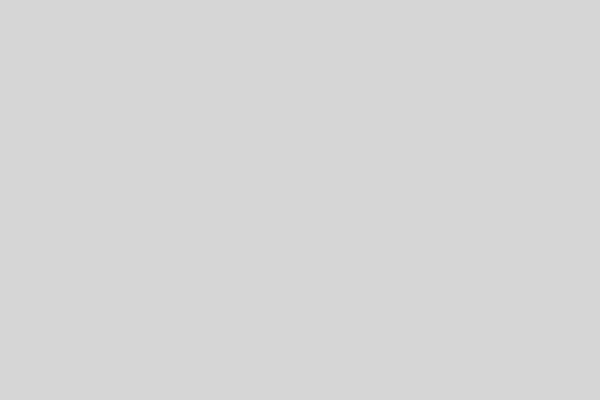
Frame 1 (no input)
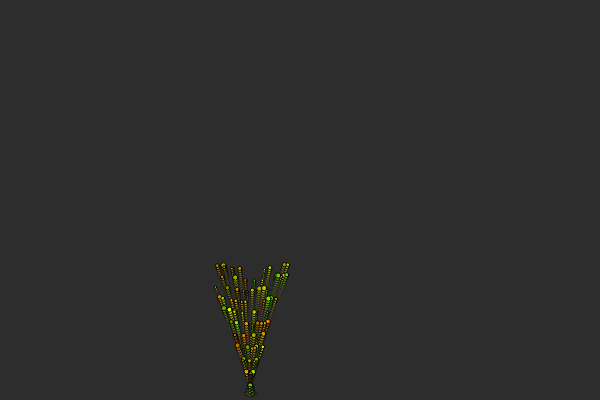
Frame 60 (no input)
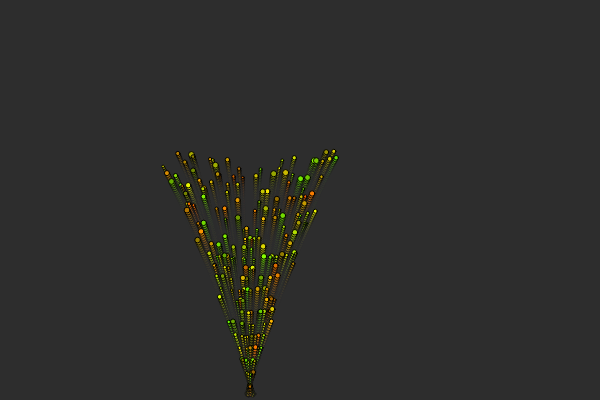
Frame 120 (the mouse pressed at the canvas centre since frame 60)

The p5.js sketch that drew these frames (run headless with seeded random() and noise() and a simulated clock; from frame 60 on, the mouse is pressed at the canvas centre):

// p5.js sketch
// ── sketch.js
var prj = [], tx = 250, ty = 400, an = 50, gravity, fric
function setup() {
	createCanvas(600, 400);
	gravity = createVector(0,.01)
}

function draw(){
	background(50,50);
	//noStroke()
	if(prj.length > 600){
		prj.length = 600
	}
	if(prj.length>0){
		for(var i=0; i< prj.length; i++){
			prj[i].update();
			prj[i].addForce(gravity)
			prj[i].checkEdge(i)
			prj[i].display();				
		}
	}
	if(frameCount%5 === 0){
		mousePressed()
	}
}


function addFriction(i){
	var v = prj[i].vel.mag()
	var d = v*v*(-.05)
	var dr = prj[i].vel.copy()
		dr.normalize()
		dr.mult(d)
		prj[i].addForce(dr)
}

function Projectile(){
	this.sz = random(2, 5)
	this.col = {r: random(100, 255), g: random(100, 255),b: 0}//random(100, 255),a: random(255)}
	this.loc = createVector(tx, ty)
	this.vel = createVector(0,0)
	this.acc = createVector()
	this.angle = an;
	this.angularVel = 0;
	this.angularAcc = 0;
}

Projectile.prototype ={
	display:function(){
		fill(this.col.r, this.col.g, this.col.b)
		//rect(this.loc.x, this.loc.y, 5,5)//this.sz, this.sz)
		ellipse(this.loc.x, this.loc.y, this.sz, this.sz)
	},
	update: function(){
	//	this.vel.limit(20)
		this.vel.add(this.acc)
		this.loc.add(this.vel)
		this.acc.mult(0)
		this.sz *= 1.002
	},
	addForce: function(f){
		var frc = f.copy()
		this.acc.add(frc)
	},
	checkEdge: function(i){		
		if(this.loc.x > width-this.sz){
			this.loc.x = width-this.sz
			this.vel.x *= -.2
			addFriction(i)
		}
		if(this.loc.y < this.sz){
			this.loc.y = this.sz
			this.vel.y *= -.5
			addFriction(i)
		}
		if(this.loc.y > height-this.sz-2){
			this.loc.y = height-this.sz-2
			this.vel.y *= -.5
			addFriction(i)
		}
		
			/*
			for(var j=0; j< prj.length; j++){
			var vel = this.vel.mag()
			if(i!=j){
				var touched = this.sz/2 + prj[j].sz/2;					
				var distance = p5.Vector.dist(this.loc, prj[j].loc)
					if(distance<touched){
						this.vel.x *= -.8
						var thisVel = this.vel.mag(),
							thisMag = thisVel*this.sz
							
						var otherVel = prj[j].vel.mag();						
							otherMag = otherVel*prj[j].sz
							
							thisVel
							
							
						var	TotVel = TotVelVec.mag() - prj[j].vel.mag();
							this.vel.setMag(TotVel*this.sz/(this.sz+prj[j].sz))
							
						var TotVel = this.vel.x + prj[j].vel.x;			
						this.vel.x = (TotVel*this.sz/(this.sz+prj[j].sz))
						
						if(this.loc.x > prj[j].loc.x-this.sz){
							this.loc.x = prj[j].loc.x-this.sz;
						}
						if(this.loc.x < prj[j].loc.x+prj[j].sz+this.sz){
							this.loc.x = prj[j].loc.x+prj[j].sz+this.sz;
						}
						if(this.loc.y < (prj[j].loc.y+ prj[j].sz + this.sz)){
							this.loc.y = prj[j].loc.y+prj[j].sz+this.sz;
							addFriction(i)
						}
						if(this.loc.y > prj[j].loc.y-this.sz){
							this.loc.y = prj[j].loc.y-this.sz;
							addFriction(i)
						}
							
					} 
			}
		}*/
	}
}
function mousePressed(){
	for(var i = 0; i< 10; i++){	
	var blast = createVector(random(-4,4),50)
		newPrj = new Projectile()
		prj.unshift(newPrj)	
		newPrj.addForce(blast)
	}
}
